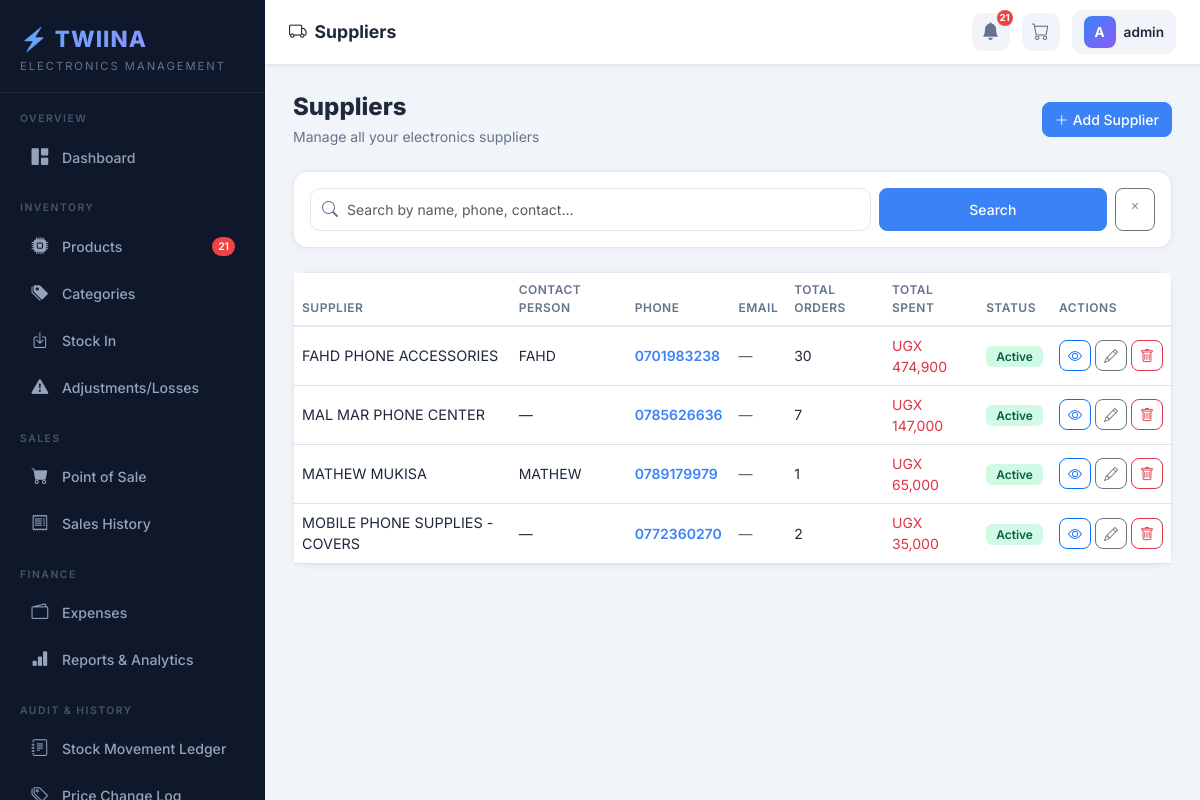
Page /suppliers/ (signed in) on the committed database.
### shop/models.py (models this page shows, shortened)
class Supplier(models.Model):
    name = models.CharField(max_length=200)
    contact_person = models.CharField(max_length=100, blank=True)
    phone = models.CharField(max_length=20)
    email = models.EmailField(blank=True)
    address = models.TextField(blank=True)
    notes = models.TextField(blank=True)
    is_active = models.BooleanField(default=True)
    date_added = models.DateTimeField(auto_now_add=True)
    class Meta:
        ordering = ['name']
    def total_purchases_amount(self):
        return self.stockin_set.aggregate(
            total=models.Sum('total_cost')
        )['total'] or Decimal('0.00')
    def total_orders(self):
        return self.stockin_set.count()

### shop/views.py (the view)
# urls.py: path('suppliers/', views.supplier_list, name='supplier_list'),
@admin_required
def supplier_list(request):
    q = request.GET.get('q', '')
    suppliers = Supplier.objects.all()
    if q:
        suppliers = suppliers.filter(Q(name__icontains=q) | Q(phone__icontains=q) | Q(contact_person__icontains=q))
    return render(request, 'shop/suppliers/list.html', {'suppliers': suppliers, 'q': q})

### shop/context_processors.py (called while the page is built)
def global_context(request):
    if request.user.is_authenticated:
        low_stock_count = Product.objects.filter(
            current_stock__lte=models_min_stock(), is_active=True
        ).count()
        today_sales = Sale.objects.filter(
            date__date=timezone.now().date()
        ).count()
        try:
            user_role = request.user.profile.role
        except Exception:
            user_role = 'ATTENDANT'
        return {
            'low_stock_count': low_stock_count,
            'today_sales_count': today_sales,
            'user_role': user_role,
        }
    return {}

def models_min_stock():
    from django.db.models import F
    return F('minimum_stock')

### shop/models.py (called while the page is built)
    def is_admin(self):
        return self.role == 'ADMIN'

### shop/templatetags/shop_filters.py (called while the page is built)
@register.filter
def currency(value):
    if value is None:
        return "UGX 0.00"
    try:
        return f"UGX {float(value):,.0f}"
    except (ValueError, TypeError):
        return "UGX 0"

### templates/shop/suppliers/list.html (shortened to what this page needs)
{% extends 'base.html' %}
{% load shop_filters %}
{% block page_title %}<i class="bi bi-truck me-2"></i>Suppliers{% endblock %}
{% block content %}
<div class="d-flex justify-content-between align-items-center mb-4 flex-wrap gap-2">
  <div class="page-header mb-0"><h1>Suppliers</h1><p>Manage all your electronics suppliers</p></div>
  <a href="{% url 'supplier_create' %}" class="btn btn-primary"><i class="bi bi-plus-lg me-1"></i>Add Supplier</a>
</div>
<div class="card mb-4">
  <div class="card-body py-3">
    <form method="get">
      <div class="row g-2">
        <div class="col-md-8">
          <div class="search-box">
            <i class="bi bi-search"></i>
            <input type="text" name="q" value="{{ q }}" class="form-control" placeholder="Search by name, phone, contact..."/>
          </div>
        </div>
        <div class="col-md-4 d-flex gap-2">
          <button type="submit" class="btn btn-primary flex-fill">Search</button>
          <a href="{% url 'supplier_list' %}" class="btn btn-outline-secondary"><i class="bi bi-x"></i></a>
        </div>
      </div>
    </form>
  </div>
</div>
<div class="card">
  <div class="card-body p-0">
    <table class="table table-hover mb-0">
      <thead>
        <tr><th>Supplier</th><th>Contact Person</th><th>Phone</th><th>Email</th><th>Total Orders</th><th>Total Spent</th><th>Status</th><th>Actions</th></tr>
      </thead>
      <tbody>
        {% for s in suppliers %}
        <tr>
          <td><div class="fw-700" style="font-size:0.9rem;">{{ s.name }}</div></td>
          <td>{{ s.contact_person|default:"—" }}</td>
          <td><a href="tel:{{ s.phone }}" style="text-decoration:none;color:#3b82f6;font-weight:600;">{{ s.phone }}</a></td>
          <td>{% if s.email %}<a href="mailto:{{ s.email }}" style="font-size:0.85rem;">{{ s.email }}</a>{% else %}<span class="text-muted">—</span>{% endif %}</td>
          <td class="fw-600">{{ s.total_orders }}</td>
          <td class="fw-600 text-danger">{{ s.total_purchases_amount|currency }}</td>
          <td>
            {% if s.is_active %}
            <span style="background:#d1fae5;color:#065f46;padding:3px 10px;border-radius:6px;font-size:0.75rem;font-weight:600;">Active</span>
            {% else %}
            <span style="background:#f1f5f9;color:#64748b;padding:3px 10px;border-radius:6px;font-size:0.75rem;font-weight:600;">Inactive</span>
            {% endif %}
          </td>
          <td>
            <div class="d-flex gap-1">
              <a href="{% url 'supplier_detail' s.pk %}" class="btn btn-sm btn-outline-primary" title="View"><i class="bi bi-eye"></i></a>
              <a href="{% url 'supplier_update' s.pk %}" class="btn btn-sm btn-outline-secondary" title="Edit"><i class="bi bi-pencil"></i></a>
              <a href="{% url 'supplier_delete' s.pk %}" class="btn btn-sm btn-outline-danger" title="Delete"><i class="bi bi-trash"></i></a>
            </div>
          </td>
        </tr>
        {% empty %}
        <tr><td colspan="8"><div class="empty-state"><i class="bi bi-truck"></i><h5>No Suppliers Yet</h5><a href="{% url 'supplier_create' %}" class="btn btn-primary mt-2">Add Supplier</a></div></td></tr>
        {% endfor %}
      </tbody>
    </table>
  </div>
</div>
{% endblock %}

### templates/base.html (shortened to what this page needs)
{% load shop_filters %}
<!DOCTYPE html>
<html lang="en">
<head>
  <link href="https://cdn.jsdelivr.net/npm/bootstrap@5.3.2/dist/css/bootstrap.min.css" rel="stylesheet"/>
  <link href="https://cdn.jsdelivr.net/npm/bootstrap-icons@1.11.3/font/bootstrap-icons.css" rel="stylesheet"/>
</head>
<body>
{% if user.is_authenticated %}
<div id="sidebar">
  <div class="sidebar-logo">
    <div class="brand-name">⚡ TWIINA</div>
    <div class="brand-sub">Electronics Management</div>
  </div>
  {% if user_role == 'ADMIN' %}
  <div class="nav-section-label">Overview</div>
  <nav class="sidebar-nav">
    <a href="{% url 'dashboard' %}" class="{% if request.resolver_match.url_name == 'dashboard' %}active{% endif %}">
      <i class="bi bi-grid-1x2-fill"></i> Dashboard
    </a>
  </nav>
  <div class="nav-section-label">Inventory</div>
  <nav class="sidebar-nav">
    <a href="{% url 'product_list' %}" class="{% if 'product' in request.resolver_match.url_name %}active{% endif %}">
      <i class="bi bi-cpu-fill"></i> Products
      {% if low_stock_count > 0 %}<span class="badge-dot">{{ low_stock_count }}</span>{% endif %}
    </a>
    <a href="{% url 'category_list' %}" class="{% if 'category' in request.resolver_match.url_name %}active{% endif %}">
      <i class="bi bi-tags-fill"></i> Categories
    </a>
    <a href="{% url 'stock_in_list' %}" class="{% if 'stock_in' in request.resolver_match.url_name %}active{% endif %}">
      <i class="bi bi-box-arrow-in-down"></i> Stock In
    </a>
    <a href="{% url 'adjustment_list' %}" class="{% if 'adjustment' in request.resolver_match.url_name %}active{% endif %}">
      <i class="bi bi-exclamation-triangle-fill"></i> Adjustments/Losses
    </a>
  </nav>
  <div class="nav-section-label">Sales</div>
  <nav class="sidebar-nav">
    <a href="{% url 'pos' %}" class="{% if request.resolver_match.url_name == 'pos' %}active{% endif %}">
      <i class="bi bi-cart-fill"></i> Point of Sale
    </a>
    <a href="{% url 'sale_list' %}" class="{% if 'sale' in request.resolver_match.url_name and request.resolver_match.url_name != 'pos' %}active{% endif %}">
      <i class="bi bi-receipt"></i> Sales History
    </a>
  </nav>
  <div class="nav-section-label">Finance</div>
  <nav class="sidebar-nav">
    <a href="{% url 'expense_list' %}" class="{% if 'expense' in request.resolver_match.url_name %}active{% endif %}">
      <i class="bi bi-wallet2"></i> Expenses
    </a>
    <a href="{% url 'reports' %}" class="{% if request.resolver_match.url_name == 'reports' %}active{% endif %}">
      <i class="bi bi-bar-chart-fill"></i> Reports & Analytics
    </a>
  </nav>
  <div class="nav-section-label">Audit & History</div>
  <nav class="sidebar-nav">
    <a href="{% url 'stock_history' %}" class="{% if request.resolver_match.url_name == 'stock_history' %}active{% endif %}">
      <i class="bi bi-journal-text"></i> Stock Movement Ledger
    </a>
    <a href="{% url 'price_history' %}" class="{% if request.resolver_match.url_name == 'price_history' %}active{% endif %}">
      <i class="bi bi-tags"></i> Price Change Log
    </a>
  </nav>
  {% endif %}
</div>
<div id="topbar">
  <span class="page-title">{% block page_title %}Dashboard{% endblock %}</span>
  <div class="topbar-right">
    {% if low_stock_count > 0 %}
    <a href="{% url 'product_list' %}?stock=low" class="topbar-icon-btn" title="Low Stock Alert">
      <i class="bi bi-bell-fill"></i>
      <span class="notif-badge">{{ low_stock_count }}</span>
    </a>
    {% endif %}
    <a href="{% url 'pos' %}" class="topbar-icon-btn" title="Point of Sale">
      <i class="bi bi-cart"></i>
    </a>
    <div class="topbar-user">
      <div class="avatar">{{ user.username|first|upper }}</div>
      <span class="u-name">{{ user.get_full_name|default:user.username }}</span>
    </div>
  </div>
</div>
<div id="main-content">
  {% block content %}{% endblock %}
</div>
{% else %}
{% block auth_content %}{% endblock %}
{% endif %}
</body>
</html>

### rows in the picture
Supplier: name "FAHD PHONE ACCESSORIES", contact_person "FAHD", phone "0701983238", total_orders "30", total_purchases_amount "UGX 474,900", is_active "Active"
Supplier: name "MAL MAR PHONE CENTER", contact_person "—", phone "0785626636", total_orders "7", total_purchases_amount "UGX 147,000", is_active "Active"
Supplier: name "MATHEW MUKISA", contact_person "MATHEW", phone "0789179979", total_orders "1", total_purchases_amount "UGX 65,000", is_active "Active"
Supplier: name "MOBILE PHONE SUPPLIES -COVERS", contact_person "—", phone "0772360270", total_orders "2", total_purchases_amount "UGX 35,000", is_active "Active"

### other values in the picture
{{ low_stock_count }} "21"
{{ user.username|first|upper }} "A"
{{ user.get_full_name|default:user.username }} "admin"
